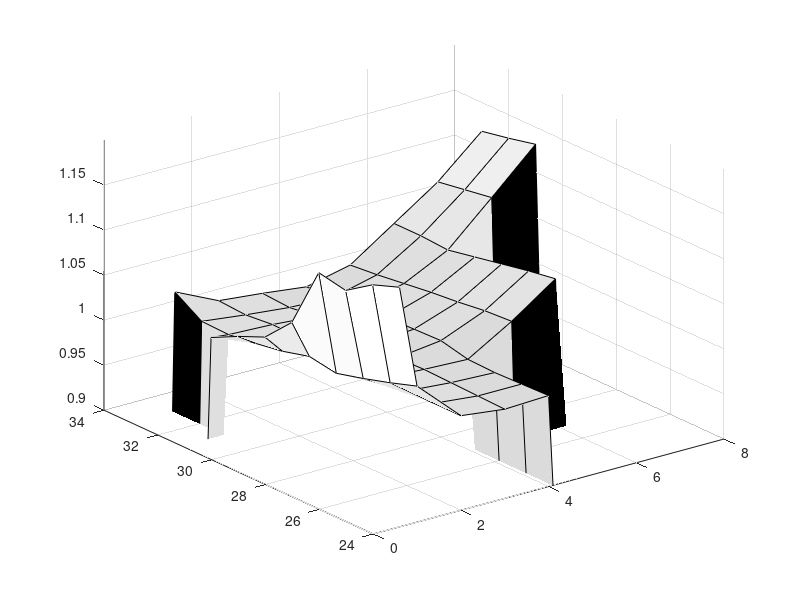

Recreate this plot in MATLAB. (Note: this script raises an error after producing the figure.)
function plot_3dpattern()
     
     x = [0.6 1 2 3 4 5 6 7 8];
     y = [24	25	26	27	28	29	30	31	32	33];
     Z = [1.166	1.155	1.135	1.141	1.072	1.042	1.029	1.014	0	0;
          1.051	1.041	1.032	1.024	1.029	1.021	1.016	1.012	1.013	1.032;
          1.005	1.005	1.005	1.005	1.006	1.008	1.009	1.01	1.007	1.009;
          0.999	1	1.001	1.002	1.001	1.002	1.004	1.006	1.002	1.004;
          1.001	1	0.999	1	1.007	1.006	1.005	1.004	1	0.998;
          0     0	0	1.029	1.027	1.023	1.02	1.016	1.012	1.009;
          0     0	0	1.063	1.058	1.052	1.046	1.04	1.042	1.042;
          0     0	0	0	0	0	0	1.085	1.08	1.075;
          0     0	0	0	0	0	0	1.131	1.124	1.118];

     [X,Y] = meshgrid(x,y);
     %figure;surf(X,Y,thickness_mapreal(1:2:end,1:2:end),'FaceColor','red','EdgeColor','none')
     figure;surf(X,Y,Z'); colormap(gray);
     zlim([0.9 1.2]);
     
     figure;surfl(X,Y,thickness_mapreal(1:3:end,1:3:end));%colormap(gray); %camlight left; lighting phong
     %figure;plot3(X,Y,thickness_mapreal);
     %surfl(x,y,z);
     camlight left
     shading interp
     colormap(gray); ;
     y = (1:3:ROI.rows)*0.014;
     [X,Y] = meshgrid(x,y);
     %figure;surf(X,Y,thickness_mapreal(1:2:end,1:2:end),'FaceColor','red','EdgeColor','none')
    
     figure;surfl(X,Y,thickness_mapreal(1:3:end,1:3:end));%colormap(gray); %camlight left; lighting phong
     %figure;plot3(X,Y,thickness_mapreal);
     %surfl(x,y,z);
     camlight left
     shading interp
     colormap(gray);
     
    % figure; plot(h24,kle25,'k*-',h24,kle24,'ko-',h24,kle26,'ks-',h27,kle27,'kx-',h27,kle28,'k+-',h27,kle29,'k-.',h27,kle30,'kh-',h31,kle31,'kd-',h31,kle32,'kp-',h31,kle33,'kv-');grid on;
    %plot(h24,kl25,'k*-',h24,kl24,'ko-',h24,kl26,'ks-',h27,kl27,'kx-',h27,kl28,'k+-',h27,kl29,'k-.',h27,kl30,'kh-',h31,kl31,'kd-',h31,kl32,'kp-',h31,kl33,'kv-');grid on;
    %date1s = num2str(date1);
    %{
    x1 = datenum(str2num(date1s(:,1:4)),str2num(date1s(:,5:6)),str2num(date1s(:,7:8)));
    date2s = num2str(date2);
    date2s = num2str(date2);
    date3s = num2str(date3);
    date4s = num2str(date4);
    date5s = num2str(date5);
    date6s = num2str(date6);
    date7s = num2str(date7);
    x2 = datenum(str2num(date2s(:,1:4)),str2num(date2s(:,5:6)),str2num(date2s(:,7:8)));
    hold on;
    figure;plot(x2, dens2, 'b.');datetick('x',2,'keepticks');
    figure;plot(x2, dens2, 'b*');datetick('x',2,'keepticks');
    hold on;plot(x2, dens2, 'b*');datetick('x',2,'keepticks');
    x3 = datenum(str2num(date3s(:,1:4)),str2num(date3s(:,5:6)),str2num(date3s(:,7:8)));
    x4 = datenum(str2num(date4s(:,1:4)),str2num(date4s(:,5:6)),str2num(date4s(:,7:8)));
    x5 = datenum(str2num(date5s(:,1:4)),str2num(date5s(:,5:6)),str2num(date5s(:,7:8)));
    x6 = datenum(str2num(date6s(:,1:4)),str2num(date6s(:,5:6)),str2num(date6s(:,7:8)));
    x7 = datenum(str2num(date7s(:,1:4)),str2num(date7s(:,5:6)),str2num(date7s(:,7:8)));
    hold on;plot(x3, dens3, 'bo');datetick('x',2,'keepticks');
    hold on;plot(x4, dens4, 'bx');datetick('x',2,'keepticks');
    hold on;plot(x5, dens5, 'bs');datetick('x',2,'keepticks');
    hold on;plot(x6, dens6, 'b+');datetick('x',2,'keepticks');
    hold on;plot(x7, dens7, 'bd');datetick('x',2,'keepticks');
    grid on;
    legend('1 - .', '2 - *', '3 - o','4 - x', '5 - "square"','6 - +', '7 - "diamond"');
    %}
    
    %{
    kV = [24, 25, 26,27, 28, 29, 30, 31, 32, 33,34];
counts = [6315.074, 7588.739, 9074.182 ,10504.13, 12415.06, 14237.83, 16142.65, 18685.01, 17046.57, 18920.65, 20879.08];
figure;
plot(kV, counts, 'bo');
xlim([0 22000]);
plot(kV, counts, 'bo');
ylim([0 22000]);
plot(kV, counts, '-bo');
kV2 = [24, 25, 26,27, 28, 29, 30, 31, 32, 33,34, 39];
count2 = [6315.074, 7588.739, 9074.182 ,10504.13, 12415.06, 14237.83, 16142.65, 18685.01, 17046.57, 18920.65, 20879.08,33974.3];
figure;
plot(kV2, counts2, '-bo');
plot(kV2, count2, '-bo');
grid on;
figure;
plot(kV, counts, 'bo');
plot(kV, counts, '-bo');
plot(kV(1:end-3), countskV(1:end-3), '-bo');
plot(kV(1:end-3), counts(1:end-3), '-bo');
plot(kV(1:end-3), counts(1:end-3), 'bo');
figure;
plot(kV(end-2:end), counts(end-2:end), 'bo');
hold on;
plot(kV(end-2:end), counts(end-2:end), 'bo');
kv1 = [24,25,26,27,28,29,30,31];
kv2 = [32, 33, 34];
figure;
plot(kV(1:end-3), counts(1:end-3), '-bo');hold on;
y1 = 84.52*kv1-2902*kv2+27300;
y1 = 84.52*kv1.^2-2902*kv1+27300;
plot(kV(1:end-3), y1, '-b');hold on;
plot(kV(1:end-3), counts(1:end-3), 'bo');hold on;
hold on;
figure;
plot(kV(1:end-3), counts(1:end-3), 'bo');hold on;
plot(kV(1:end-3), y1, '-b');hold on;
y2 = 42.18*kv2.^2-867.3*kv2+1613;
plot(kV(end-2:end), counts(end-2:end), 'bo');
plot(kV(end-3:end), y2((end-3:end), 'b-');
plot(kV(end-3:end), y2(end-3:end), 'b-');
y2 = 42.18*kV.^2-867.3*kV+1613;
plot(kV(end-3:end), y2(end-3:end), 'b-');
hold on;
grid on;
%}
